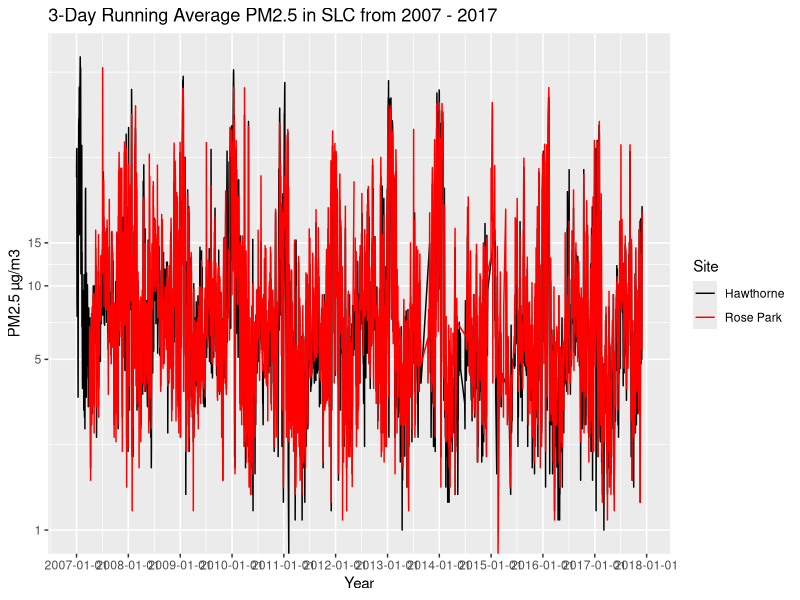
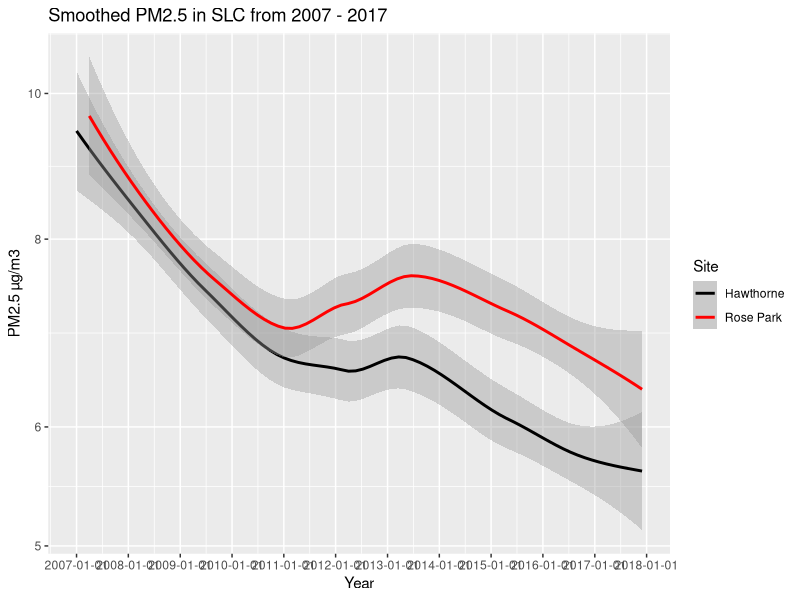
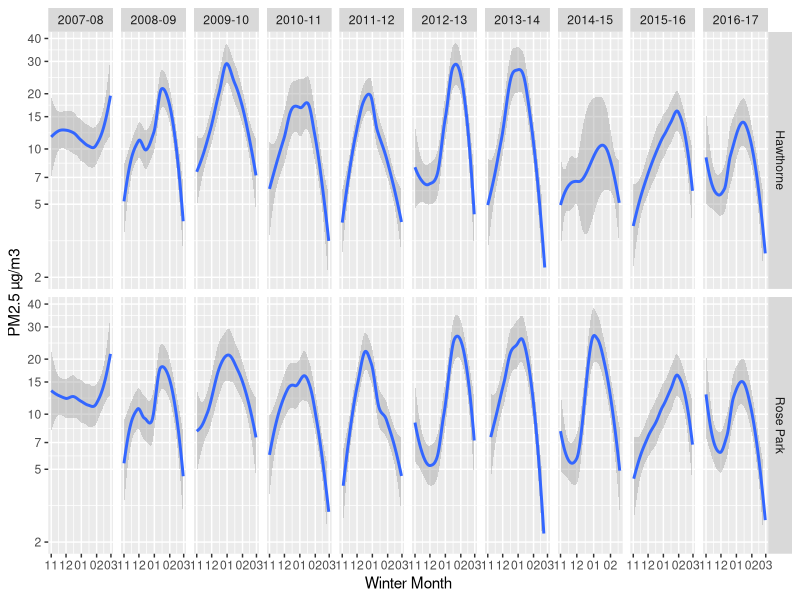

Source code (R) for these figures, in order:
## ---- chunk 1
library(knitr)
knitr::opts_chunk$set(cache = TRUE, warning = FALSE, message = FALSE, 
                      echo = TRUE, dev = 'png',
                      dpi = 200, out.width='650px', fig.width=8, fig.height=4)
## ---- chunk 2
library(tidyverse)
# While I could have batched this into one file, I didn't want
# to mask how the original data looked coming from EPA website (reproducibility!)
dfH <- read_csv('../data/SLCPM2_5/SLCHawthorne_PM2.5_Daily_2007-2017.csv')
dfRP <- read_csv('../data/SLCPM2_5/SLCRosePark_PM2.5_Daily_2007-2017.csv')

df <- dplyr::bind_rows(dfH, dfRP)
## ---- chunk 3
dfinal <- df %>% 
  # Hawthorne has several options; grab the most complete record
  filter(POC == 1,
         `AQS Parameter Desc` == 'PM2.5 - Local Conditions',
         `Site Num` == 3006 | `Site Num` == 3010) %>%
  # Change the Site column to be more readable
  mutate(Site = ifelse(`Site Num` == 3006, 'Hawthorne', 'Rose Park')) %>% 
  mutate(Date = as.Date(`Date Local`, format="%m/%d/%Y")) %>%
  rename(Measurement = `Sample Measurement`) %>%
  select(Date, Site, Measurement) %>%
  arrange(Date)

# Look at the data
print(dfinal, 3)
## ---- chunk 4
dfinal %>% 
  mutate(Year = lubridate::year(Date)) %>%
  filter(Year %in% 2007:2011) %>%
  group_by(Site, Year) %>% 
  summarize(`Measurements Per Site` = length(Measurement))
## ---- chunk 5
# df_pivot <- dfinal %>% 
#   tidyr::spread(Site, Measurement)
# 
# # Compute 3-day moving average
# ma <- function(x, n = 3) {
#   stats::filter(x, rep(1/n, n), sides = 2)
# }
# 
# df_pivot$`Hawthorne MA` <- ma(df_pivot$Hawthorne)
# 
# df_pivot$`Rose Park MA` <- ma(df_pivot$`Rose Park`)
# 
# # How do we do this?
# dfinal <- dfinal %>% 
#   filter(Site = Hawthorne) %>% 
#   mutate(`Hawthorne MA` = ma(Measurement))
## ---- chunk 6
# TODO: use new data to do 2007-2017
# TODO plot running average using tidy format
library(scales)
ggplot(dfinal, aes(x = Date, y = Measurement, color = Site)) +
  geom_line() +
  labs(title = "3-Day Running Average PM2.5 in SLC from 2007 - 2017") +
  scale_colour_manual(values = c("black", "red")) +
  scale_y_log10(name = "PM2.5 µg/m3", 
                limits = c(1,NA), 
                breaks = c(1, 5, 10, 15)) +
  scale_x_date(name = "Year", 
               labels = date_format("%Y-%m-%d"), 
               breaks = date_breaks("1 year"))

## ---- chunk 7
ggplot(dfinal, aes(x = Date, y = Measurement, color = Site)) +
  geom_smooth(method = 'loess') +
  labs(title = "Smoothed PM2.5 in SLC from 2007 - 2017") +
  scale_colour_manual(values = c("black", "red")) +
  scale_y_log10(name = "PM2.5 µg/m3", 
                breaks = c(2, 5, 6, 8, 10, 12, 15)) +
  scale_x_date(name = "Year", 
               labels = date_format("%Y-%m-%d"), 
               breaks = date_breaks("1 year"))

## ---- chunk 8
dividers <- as.Date(paste0(2007:2017, "06", "01"), format = "%Y%m%d")

dfinal <- dfinal %>%
  mutate(Season = cut(as.numeric(Date), as.numeric(dividers), 
                      include.lowest = TRUE),
         Season = as.numeric(Season),
         Month = lubridate::month(Date)) %>% 
  filter(Month %in% c(1,2,11,12), # Only care about winter months
         !is.na(Season))          # This avoids an NA facet plot
## ---- chunk 9
# Add custom winter label for faceting
season_names <- c(
  '1' = "2007-08",
  '2' = "2008-09",
  '3' = "2009-10",
  '4' = "2010-11",
  '5' = "2011-12",
  '6' = "2012-13",
  '7' = "2013-14",
  '8' = "2014-15",
  '9' = "2015-16",
  '10' = "2016-17")

ggplot(dfinal, aes(x = Date, y = Measurement)) + 
  geom_smooth(method = "loess") +
  scale_y_log10(name = "PM2.5 µg/m3",
                limits = c(2,NA), 
                breaks = c(2, 5, 7, 10, 15, 20, 30, 40, 50)) +
  scale_x_date(name = "Winter Month",
               labels = date_format("%m"),
               breaks = date_breaks("1 month")) +
  facet_grid(Site ~ Season, scale = "free", labeller = labeller(Season = as_labeller(season_names)))
